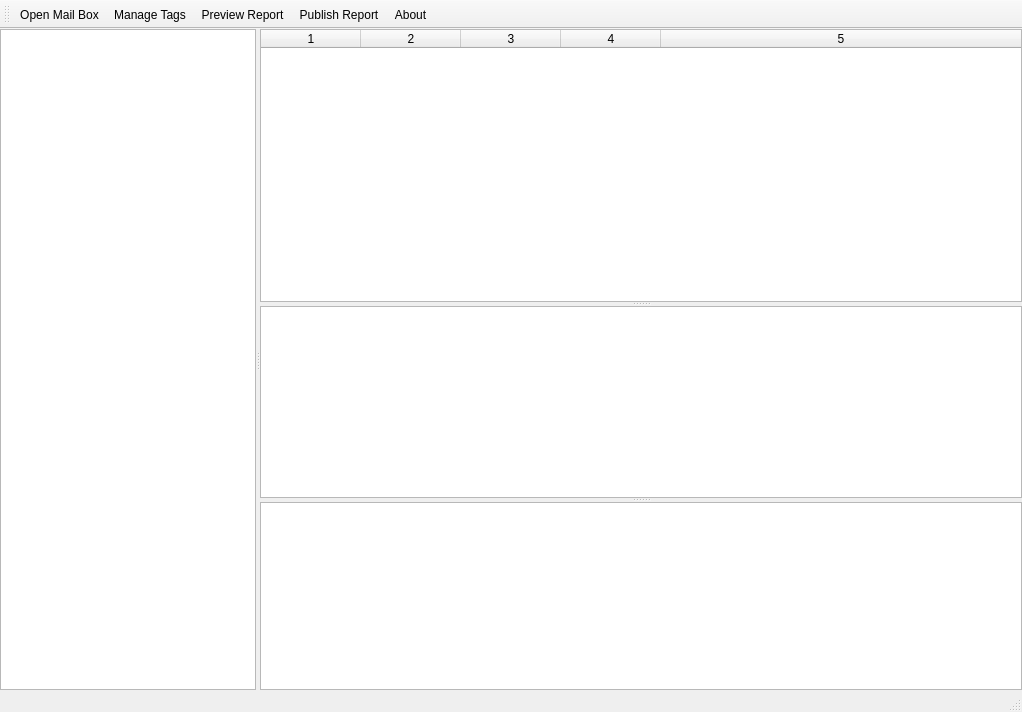
<?xml version="1.0" encoding="UTF-8"?>
<ui version="4.0">
 <class>WombatMail</class>
 <widget class="QMainWindow" name="WombatMail">
  <property name="geometry">
   <rect>
    <x>0</x>
    <y>0</y>
    <width>1022</width>
    <height>712</height>
   </rect>
  </property>
  <property name="windowTitle">
   <string>Wombat Mail Viewer</string>
  </property>
  <property name="windowIcon">
   <iconset resource="wombatmail.qrc">
    <normaloff>:/wombat</normaloff>:/wombat</iconset>
  </property>
  <widget class="QWidget" name="centralwidget">
   <layout class="QHBoxLayout" name="horizontalLayout">
    <property name="leftMargin">
     <number>0</number>
    </property>
    <property name="topMargin">
     <number>0</number>
    </property>
    <property name="rightMargin">
     <number>0</number>
    </property>
    <property name="bottomMargin">
     <number>0</number>
    </property>
    <item>
     <widget class="QSplitter" name="splitter_3">
      <property name="orientation">
       <enum>Qt::Horizontal</enum>
      </property>
      <widget class="QTreeWidget" name="treewidget">
       <property name="selectionBehavior">
        <enum>QAbstractItemView::SelectItems</enum>
       </property>
       <attribute name="headerVisible">
        <bool>false</bool>
       </attribute>
       <column>
        <property name="text">
         <string notr="true">1</string>
        </property>
       </column>
      </widget>
      <widget class="QSplitter" name="splitter_2">
       <property name="sizePolicy">
        <sizepolicy hsizetype="Preferred" vsizetype="Expanding">
         <horstretch>1</horstretch>
         <verstretch>0</verstretch>
        </sizepolicy>
       </property>
       <property name="orientation">
        <enum>Qt::Vertical</enum>
       </property>
       <widget class="QTableWidget" name="tablewidget">
        <property name="sizePolicy">
         <sizepolicy hsizetype="Expanding" vsizetype="Expanding">
          <horstretch>0</horstretch>
          <verstretch>1</verstretch>
         </sizepolicy>
        </property>
        <property name="alternatingRowColors">
         <bool>true</bool>
        </property>
        <property name="selectionBehavior">
         <enum>QAbstractItemView::SelectRows</enum>
        </property>
        <property name="columnCount">
         <number>5</number>
        </property>
        <attribute name="horizontalHeaderCascadingSectionResizes">
         <bool>true</bool>
        </attribute>
        <attribute name="horizontalHeaderStretchLastSection">
         <bool>true</bool>
        </attribute>
        <attribute name="verticalHeaderVisible">
         <bool>false</bool>
        </attribute>
        <column/>
        <column/>
        <column/>
        <column/>
        <column/>
       </widget>
       <widget class="QSplitter" name="splitter">
        <property name="sizePolicy">
         <sizepolicy hsizetype="Preferred" vsizetype="Expanding">
          <horstretch>0</horstretch>
          <verstretch>0</verstretch>
         </sizepolicy>
        </property>
        <property name="orientation">
         <enum>Qt::Vertical</enum>
        </property>
        <widget class="QPlainTextEdit" name="plaintext">
         <property name="font">
          <font>
           <family>Source Code Pro</family>
          </font>
         </property>
         <property name="readOnly">
          <bool>true</bool>
         </property>
        </widget>
        <widget class="QTextBrowser" name="textbrowser">
         <property name="sizePolicy">
          <sizepolicy hsizetype="Expanding" vsizetype="Expanding">
           <horstretch>0</horstretch>
           <verstretch>1</verstretch>
          </sizepolicy>
         </property>
        </widget>
       </widget>
      </widget>
     </widget>
    </item>
   </layout>
  </widget>
  <widget class="QMenuBar" name="menubar">
   <property name="geometry">
    <rect>
     <x>0</x>
     <y>0</y>
     <width>1022</width>
     <height>22</height>
    </rect>
   </property>
  </widget>
  <widget class="QStatusBar" name="statusbar"/>
  <widget class="QToolBar" name="toolBar">
   <property name="windowTitle">
    <string>toolBar</string>
   </property>
   <attribute name="toolBarArea">
    <enum>TopToolBarArea</enum>
   </attribute>
   <attribute name="toolBarBreak">
    <bool>false</bool>
   </attribute>
   <addaction name="actionOpenMailBox"/>
   <addaction name="actionManageTags"/>
   <addaction name="actionPreviewReport"/>
   <addaction name="actionPublish"/>
   <addaction name="actionAbout"/>
  </widget>
  <action name="actionOpenMailBox">
   <property name="icon">
    <iconset resource="wombatmail.qrc">
     <normaloff>:/bar/openfolder</normaloff>:/bar/openfolder</iconset>
   </property>
   <property name="text">
    <string>Open Mail Box</string>
   </property>
   <property name="toolTip">
    <string>Open Mail Box</string>
   </property>
   <property name="shortcut">
    <string>Ctrl+O</string>
   </property>
  </action>
  <action name="actionManageTags">
   <property name="icon">
    <iconset resource="wombatmail.qrc">
     <normaloff>:/bar/managetags</normaloff>:/bar/managetags</iconset>
   </property>
   <property name="text">
    <string>Manage Tags</string>
   </property>
   <property name="toolTip">
    <string>Manage Tags</string>
   </property>
   <property name="shortcut">
    <string>Ctrl+M</string>
   </property>
  </action>
  <action name="actionAbout">
   <property name="icon">
    <iconset resource="wombatmail.qrc">
     <normaloff>:/help</normaloff>:/help</iconset>
   </property>
   <property name="text">
    <string>About</string>
   </property>
   <property name="toolTip">
    <string>About</string>
   </property>
   <property name="shortcut">
    <string>Ctrl+A</string>
   </property>
  </action>
  <action name="actionPreviewReport">
   <property name="icon">
    <iconset resource="wombatmail.qrc">
     <normaloff>:/bar/preview</normaloff>:/bar/preview</iconset>
   </property>
   <property name="text">
    <string>Preview Report</string>
   </property>
   <property name="toolTip">
    <string>Preview Report</string>
   </property>
   <property name="shortcut">
    <string>Ctrl+P</string>
   </property>
  </action>
  <action name="actionPublish">
   <property name="icon">
    <iconset resource="wombatmail.qrc">
     <normaloff>:/bar/publish</normaloff>:/bar/publish</iconset>
   </property>
   <property name="text">
    <string>Publish Report</string>
   </property>
   <property name="toolTip">
    <string>Publish Report</string>
   </property>
   <property name="shortcut">
    <string>Ctrl+G</string>
   </property>
  </action>
 </widget>
 <resources>
  <include location="wombatmail.qrc"/>
 </resources>
 <connections/>
</ui>
